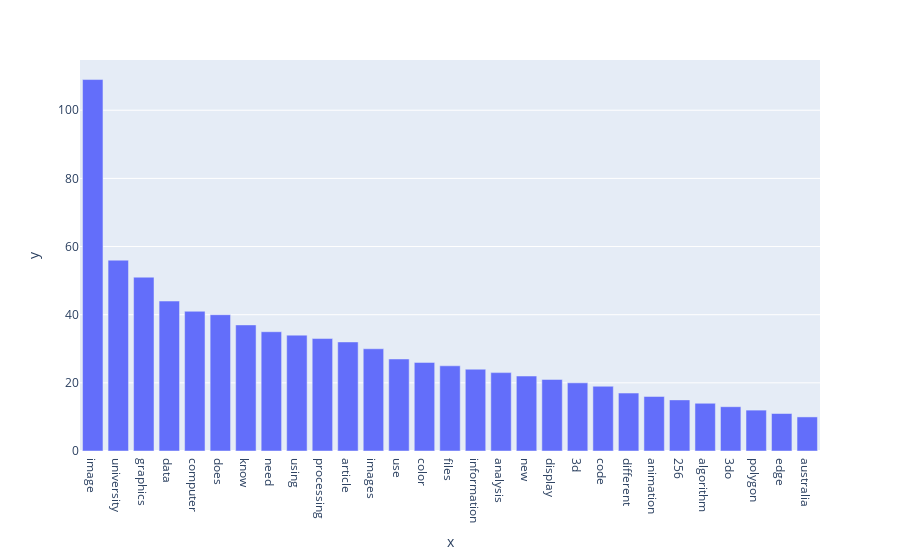

Write notebook code for a chart like this one.
### Markdown cell above
Exercise 13

### Code cell
# ex 13
import plotly.express as px
X_sample_comp_graphics = X[X['category_name']== "comp.graphics"].sample(n= 100)
count_vect_comp_graphics = CountVectorizer(min_df = 0, max_features = 100, token_pattern=r'(?<![^\s_])[^\W_]{2,}(?![^\s_])', stop_words = 'english')
X_counts_comp_graphics = count_vect_comp_graphics.fit_transform(X_sample_comp_graphics.text)

term_frequencies = []
for j in range(0,X_counts_comp_graphics.shape[1]):
    term_frequencies.append(sum(X_counts_comp_graphics[:,j].toarray()))

# here i try to take out its name e.g "data", "university", etc, so i can sort them out later
name_out = count_vect_comp_graphics.get_feature_names_out()
name_out_ex = np.asarray(name_out)

term_frequencies = np.asarray(X_counts_comp_graphics.sum(axis=0))[0]
# i zip them so i can turn them into a dict while also sorting them descendingly and 
# from this dict i will take its key and value,
# make the dataframe and plot them 
x = dict(sorted(zip(term_frequencies, name_out_ex), reverse = True))
key_1 = []
value_1 = []
for key, value in x.items():
    key_1.append(int(key))
    value_1.append(value)


df = pd.DataFrame({"y": key_1,
                   "x": value_1})
# we can use plotly to represent the longtail, in this case we use bar plot 
fig = px.bar(df, x = "x", y = "y")
fig.show()

### Figure 1 — Plotly figure (JSON) as saved in the notebook; plotly's stock layout.template omitted (floating-point values rounded to 4 significant figures)
{"data": [{"alignmentgroup": "True", "hovertemplate": "x=%{x}<br>y=%{y}<extra></extra>", "legendgroup": "", "marker": {"color": "#636efa", "pattern": {"shape": ""}}, "name": "", "offsetgroup": "", "orientation": "v", "showlegend": false, "textposition": "auto", "type": "bar", "x": ["image", "university", "graphics", "data", "computer", "does", "know", "need", "using", "processing", "article", "images", "use", "color", "files", "information", "analysis", "new", "display", "3d", "code", "different", "animation", "256", "algorithm", "3do", "polygon", "edge", "australia"], "xaxis": "x", "y": [109, 56, 51, 44, 41, 40, 37, 35, 34, 33, 32, 30, 27, 26, 25, 24, 23, 22, 21, 20, 19, 17, 16, 15, 14, 13, 12, 11, 10], "yaxis": "y"}], "layout": {"barmode": "relative", "legend": {"tracegroupgap": 0}, "margin": {"t": 60}, "xaxis": {"anchor": "y", "domain": [0, 1], "title": {"text": "x"}}, "yaxis": {"anchor": "x", "domain": [0, 1], "title": {"text": "y"}}}}
